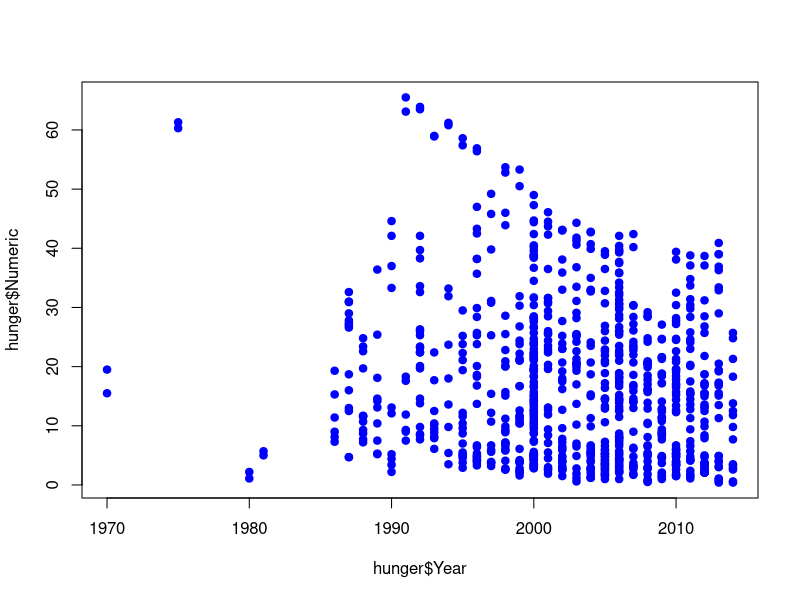
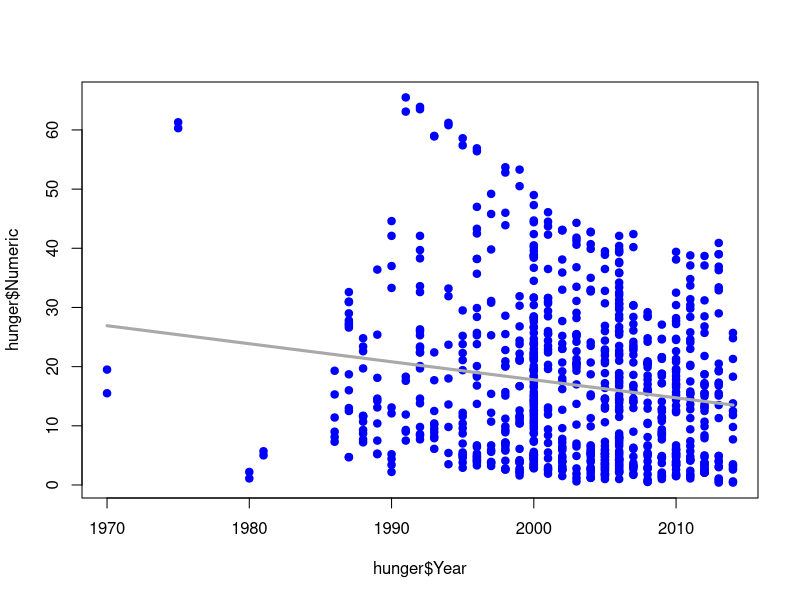
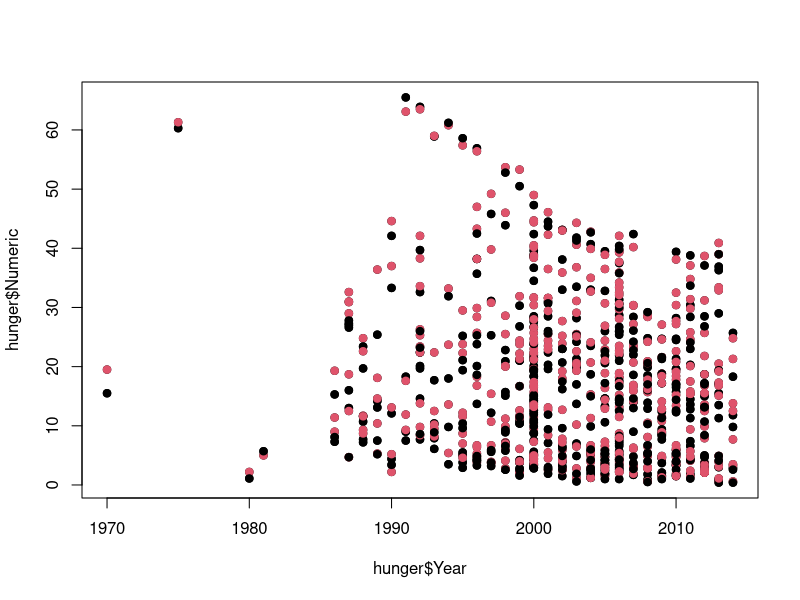
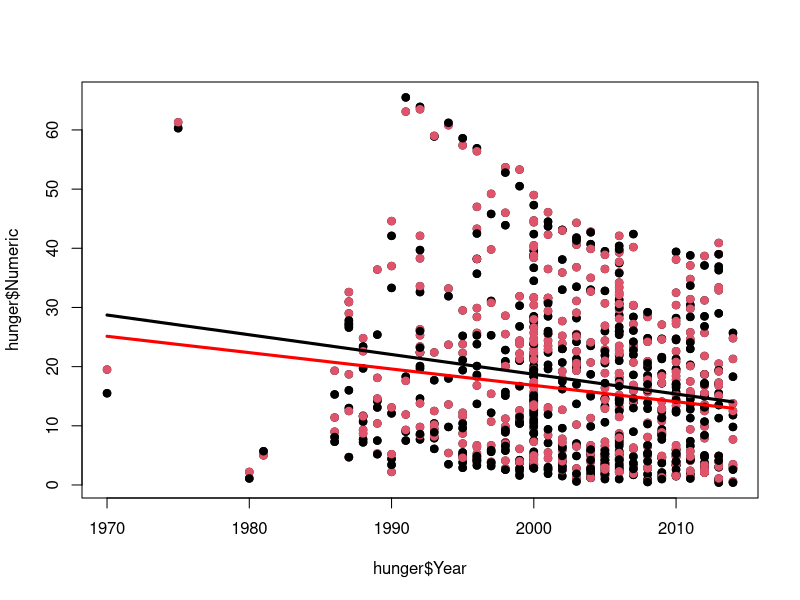
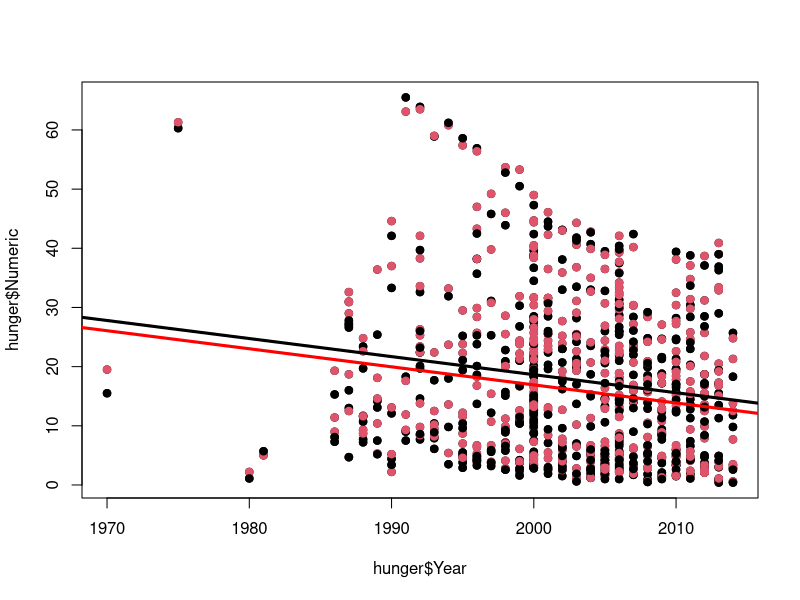
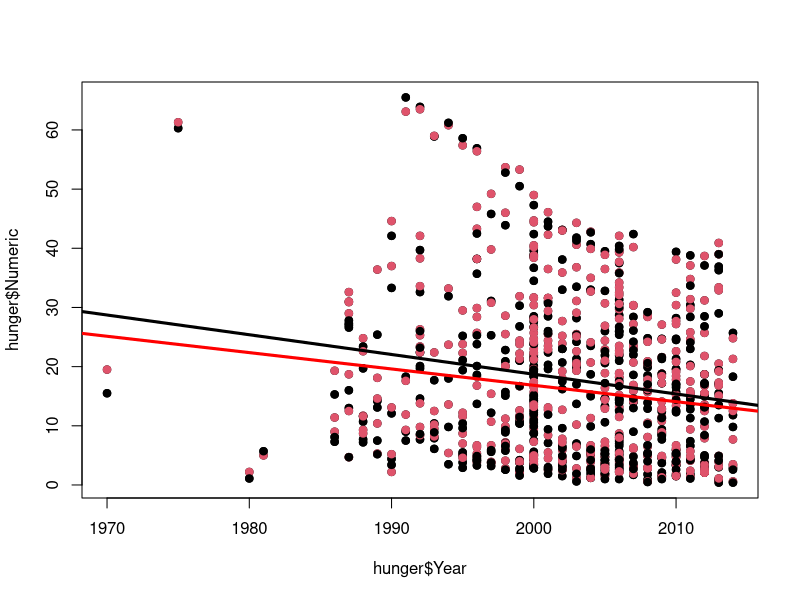

Source code (R) for these figures, in order: (Note: this script raises an error after producing the figures.)
# Discrete, continuous interactions
# (see notes)

## WHO children's data on world hunger



## download.file("http://apps.who.int/gho/athena/data/GHO/WHOSIS_000008.csv?profile=text&filter=COUNTRY:*;SEX:*","hunger.csv")
## (Had to download.file the first time but hunger.csv should be in the data
## folder now)

hunger1 <- read.csv("hunger.csv")
### removes rows with "Both sexes" value for sex variable in the data set
hunger1 <- hunger1[hunger1$Sex!="Both sexes",]
head(hunger1)

## hunger1$Year has ranges of years along with single years for values.
## Hence, R treats this as a factor var instead of a numeric and it screws up the
## plots and regression models below. I removed the rows with ranges in
## them just so I could make this work but it cost 25% of the observations.
## I'm sure there's a better way but I'm not messing with it now.

### The ranges have "-" and grepl searched them out and I removed them.
### Put the "clean" rows in a new df
hunger <- hunger1[!grepl("-", hunger1$Year),]
### Even without the ranges, Year is still a factor.
str(hunger$Year)
### Factor to character to numeric
hunger$Year <- as.numeric(as.character(hunger$Year))
### All is finally well
str(hunger$Year)


### plot of Numeric (% "hungry" of population) vs Year
plot(hunger$Year,hunger$Numeric,pch=19,col="blue")

### model with % hungry as outcome and Year as the predictor
### No "data =" arg, lm knows the dataset I guess. Still gd practice
### to include it though.
lm1 <- lm(hunger$Numeric ~ hunger$Year)
plot(hunger$Year,hunger$Numeric,pch=19,col="blue")
### lines() adds the fitted line to the plot from the model
lines(hunger$Year,lm1$fitted,lwd=3,col="darkgrey")

plot(hunger$Year,hunger$Numeric,pch=19)
### adds color to distinguish gender. "*1" changes the boolean into a numeric
### "+1" makes False=1 (Female, Black) and True=2 (Male, Red)
### col indexes from palette()
points(hunger$Year,hunger$Numeric,pch=19,col=((hunger$Sex=="Male")*1+1))

### Modelling by gender and fitting separately
lmM <- lm(hunger$Numeric[hunger$Sex=="Male"] ~ hunger$Year[hunger$Sex=="Male"])
lmF <- lm(hunger$Numeric[hunger$Sex=="Female"] ~ hunger$Year[hunger$Sex=="Female"])
plot(hunger$Year,hunger$Numeric,pch=19)
points(hunger$Year,hunger$Numeric,pch=19,col=((hunger$Sex=="Male")*1+1))
lines(hunger$Year[hunger$Sex=="Male"],lmM$fitted,col="black",lwd=3)
lines(hunger$Year[hunger$Sex=="Female"],lmF$fitted,col="red",lwd=3)

## Fitting simultaneously (see notes)
## Both groups will have differenct slopes, intercepts, means, residual
## variances, etc. but sometimes these differences aren't significant (pvals).

### 2 lines, same slope, different intercept with Sex as the factor variable
lmBoth <- lm(hunger$Numeric ~ hunger$Year + hunger$Sex)
plot(hunger$Year,hunger$Numeric,pch=19)
points(hunger$Year,hunger$Numeric,pch=19,col=((hunger$Sex=="Male")*1+1))
abline(c(lmBoth$coeff[1],lmBoth$coeff[2]),col="red",lwd=3)
abline(c(lmBoth$coeff[1] + lmBoth$coeff[3],lmBoth$coeff[2] ),col="black",lwd=3)


### 2 lines, different slope, different intercept
lmBoth <- lm(hunger$Numeric ~ hunger$Year + hunger$Sex + hunger$Sex*hunger$Year)
plot(hunger$Year,hunger$Numeric,pch=19)
points(hunger$Year,hunger$Numeric,pch=19,col=((hunger$Sex=="Male")*1+1))
abline(c(lmBoth$coeff[1],lmBoth$coeff[2]),col="red",lwd=3)
abline(c(lmBoth$coeff[1] + lmBoth$coeff[3],lmBoth$coeff[2] +lmBoth$coeff[4]),col="black",lwd=3)

### Looking below we'll see that the reference category is "female" for
### the model above. Here I'm releveling so "Male" is ref.Cat..
Sex2 <- relevel(hunger$Sex, "Male")
lmBoth2 <- lm(hunger$Numeric ~ hunger$Year + Sex2 + Sex2*hunger$Year)

### Here we have coefficients for female intercept, female slope, Male-female intercepts, difference between male and female slopes.
summary(lmBoth)
### Here we have coefficients for male intercept, male slope, female-male intercepts, female
### -male slopes
summary(lmBoth2)
### Also note the pvalues for the differences. Says these slope, intercept differences
### aren't significant.

